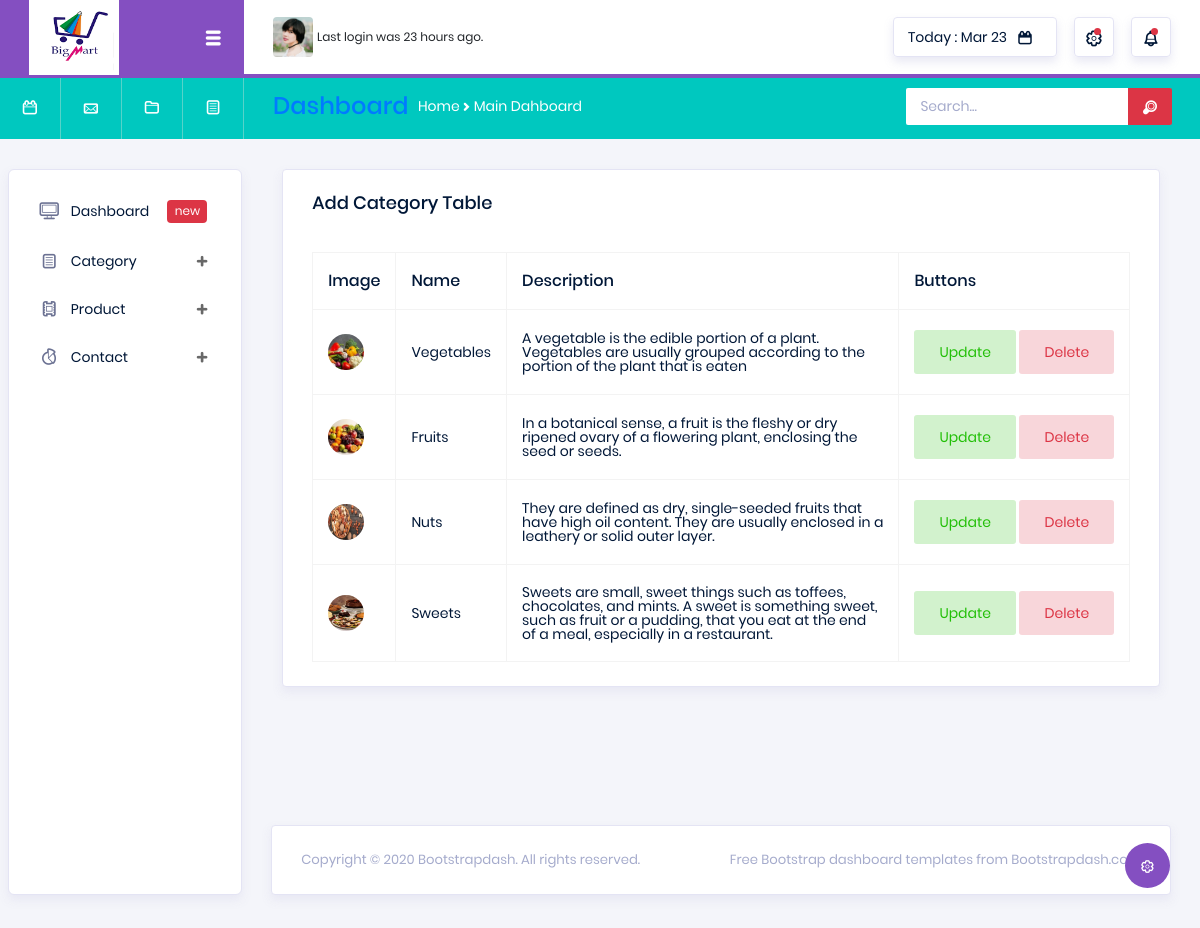
/backend/display_pg/, run on the app's committed database.
### backend/models.py (models this page shows)
class addcategoryDb(models.Model):
    ac_name=models.CharField(max_length=50,null=True,blank=True)
    ac_description=models.CharField(max_length=100,null=True,blank=True)
    ac_image=models.ImageField(upload_to="ac_pic",null=True,blank=True)

### backend/views.py (the view)
# urls.py: path('display_pg/',views.display_pg, name="display_pg"),
def display_pg(request):
    data=addcategoryDb.objects.all()
    return render(request,"ac_display.html", {'Ddata':data})

### backend/templates/ac_display.html (shortened to what this page needs)
<!DOCTYPE html>
{% extends 'index.html' %}
{% block content %}
<html lang="en">
<head>
</head>
<body>
<div>
    <div class="col-lg-12 grid-margin stretch-card">
              <div class="card">
                <div class="card-body">
                  <h4 class="card-title">Add Category table</h4>
                  <div class="table-responsive pt-3">
                    <table class="table table-bordered">
                      <thead>
                        <tr>
                            <th>Image</th>
                            <th>Name</th>
                            <th>Description</th>
                            <th>Buttons</th>
                        </tr>
                      </thead>
                      <tbody>
                      {% for i in Ddata %}
                        <tr>
                            <td><img src="{{ i.ac_image.url }}"></td>
                            <td>{{ i.ac_name }}</td>
                            <td style="text-wrap: wrap;">{{ i.ac_description }}</td>
                            <td>
                                <a href="{% url 'edit_pg' Eid=i.id %}"><button type="button" class="btn btn-inverse-success btn-fw">Update</button></a>
                                <a href="{% url 'delete_ac' Did=i.id %}"><button type="button" class="btn btn-inverse-danger btn-fw">Delete</button></a>
                            </td>
                        </tr>
                      {% endfor %}
                      </tbody>
                    </table>
                  </div>
                </div>
              </div>
            </div>
</div>
</body>
</html>
{% endblock %}

### data on the page
addcategoryDb: ac_image (picture), ac_name "Vegetables", ac_description "A vegetable is the edible portion of a plant. Vegetables are usually grouped according to the portion of the plant that is eaten"
addcategoryDb: ac_image (picture), ac_name "Fruits", ac_description "In a botanical sense, a fruit is the fleshy or dry ripened ovary of a flowering plant, enclosing the seed or seeds."
addcategoryDb: ac_image (picture), ac_name "Nuts", ac_description "They are defined as dry, single-seeded fruits that have high oil content. They are usually enclosed in a leathery or solid outer layer."
addcategoryDb: ac_image (picture), ac_name "Sweets", ac_description "Sweets are small, sweet things such as toffees, chocolates, and mints. A sweet is something sweet, such as fruit or a pudding, that you eat at the end of a meal, especially in a restaurant."
